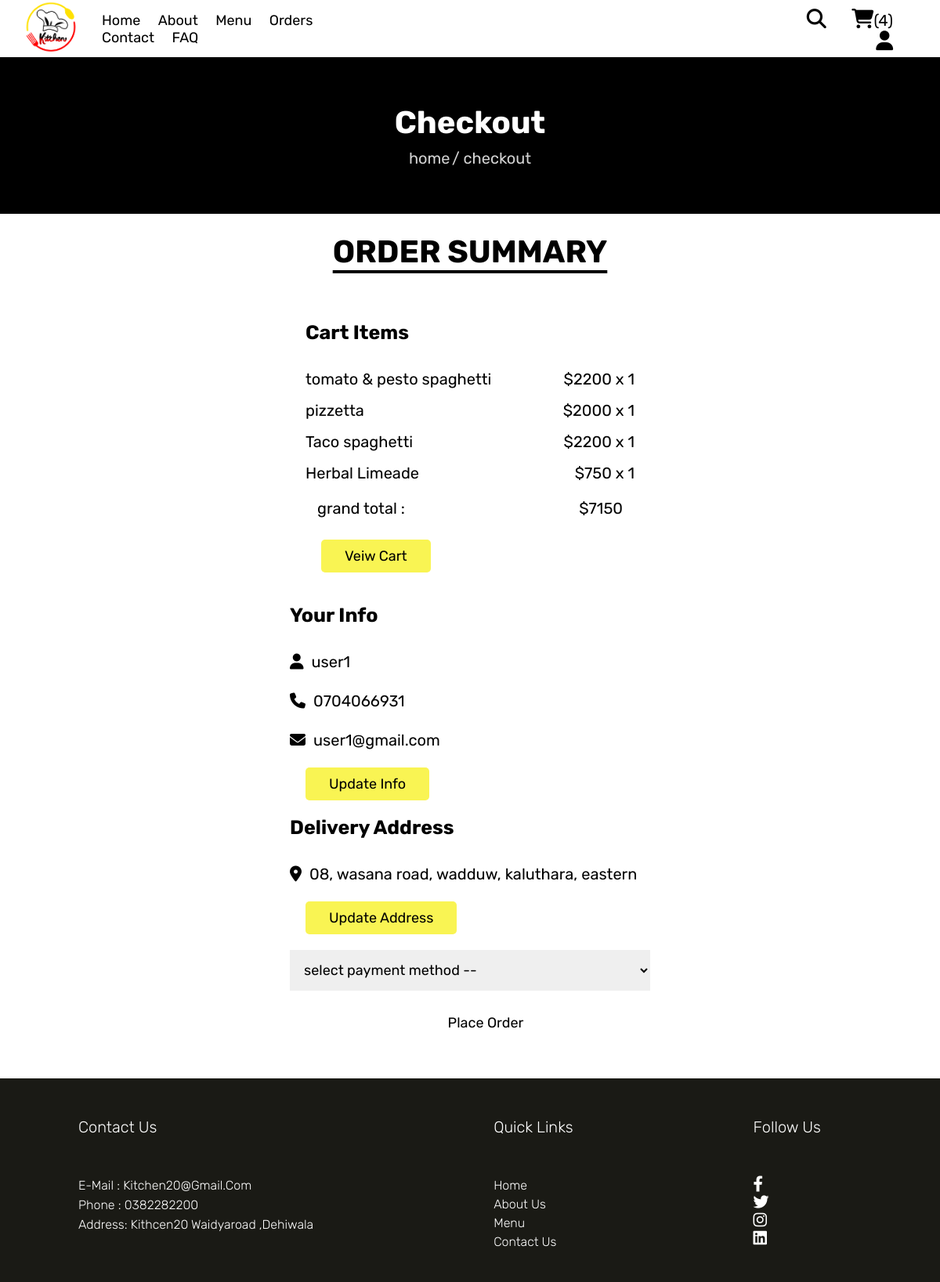
The page /checkout.php (signed in) on the database its author committed.
### tables this page shows
CREATE TABLE IF NOT EXISTS `cart` (
  `id` int NOT NULL AUTO_INCREMENT,
  `user_id` int NOT NULL,
  `name` varchar(100) NOT NULL,
  `price` int NOT NULL,
  `qty` int NOT NULL,
  `image` varchar(100) NOT NULL,
  PRIMARY KEY (`id`)
);

CREATE TABLE IF NOT EXISTS `users` (
  `id` int NOT NULL AUTO_INCREMENT,
  `name` varchar(20) NOT NULL,
  `email` varchar(50) NOT NULL,
  `number` varchar(10) NOT NULL,
  `password` varchar(50) NOT NULL,
  `address` varchar(500) NOT NULL,
  PRIMARY KEY (`id`)
);

### checkout.php (the view, shortened to what this page needs)
<?php
include 'component/connect.php';
if(isset($_SESSION['user_id'])){
   $user_id = $_SESSION['user_id'];
}else{
   $user_id = '';
   header('location:home.php');
};
?>
<!DOCTYPE html>
<html lang="en">
<head>
   <link rel="stylesheet" href="https://cdnjs.cloudflare.com/ajax/libs/font-awesome/6.1.1/css/all.min.css">
   <link rel="stylesheet" href="css/style.css">
</head>
<body>
<?php include 'component/user_header.php'; ?>
<div class="heading">
   <h3>checkout</h3>
   <p><a href="home.php">home</a> <span> / checkout</span></p>
</div>
<section class="checkout">
   <h1 class="title">order summary</h1>
<form action="" method="post">
   <div class="cart-items">
      <h3>cart items</h3>
      <?php
         $grand_total = 0;
         $select_cart = $conn->prepare("SELECT * FROM `cart` WHERE user_id = ?");
         $select_cart->execute([$user_id]);
         if($select_cart->rowCount() > 0){
            while($fetch_cart = $select_cart->fetch(PDO::FETCH_ASSOC)){
               $grand_total += ($fetch_cart['price'] * $fetch_cart['qty']);
      ?>
      <p><span class="name"><?= $fetch_cart['name']; ?></span><span class="price">$<?= $fetch_cart['price']; ?> x <?= $fetch_cart['qty']; ?></span></p>
      <?php
            }
         }else{
            echo '<p class="empty">your cart is empty!</p>';
         }
      ?>
      <p class="grand-total"><span class="name">grand total :</span><span class="price">$<?= $grand_total; ?></span></p>
      <a href="cart.php" class="btn">veiw cart</a>
   </div>
   <div class="user-info">
      <h3>your info</h3>
      <p><i class="fas fa-user"></i><span><?= $fetch_profile['name'] ?></span></p>
      <p><i class="fas fa-phone"></i><span><?= $fetch_profile['number'] ?></span></p>
      <p><i class="fas fa-envelope"></i><span><?= $fetch_profile['email'] ?></span></p>
      <a href="update_profile.php" class="btn">update info</a>
      <h3>delivery address</h3>
      <p><i class="fas fa-map-marker-alt"></i><span><?php if($fetch_profile['address'] == ''){echo 'please enter your address';}else{echo $fetch_profile['address'];} ?></span></p>
      <a href="update_address.php" class="btn">update address</a>
      <select name="method" class="box" required>
         <option value="" disabled selected>select payment method --</option>
      </select>
      <input type="submit" value="place order" class="btn <?php if($fetch_profile['address'] == ''){echo 'disabled';} ?>" style="width:100%; background:var(--red); color:var(--white);" name="submit">
   </div>
</form>
</section>
<?php include 'component/footer.php'; ?>
</body>
</html>

### css/style.css (style rules this page uses)
* { font-family:'Rubik',sans-serif; margin:0; padding:0; box-sizing:border-box; outline:none; border:none; text-decoration:none; }
html { font-size:62.5%; scroll-behavior:smooth; stop-opacity:7rem; }
.btn, .delete-btn { margin-top:1rem; display: inline-block; font-size:1rem; padding:1rem 3rem; cursor: pointer; text-transform: capitalize; transition: .2 linear; }
.btn { background-color:#F9F453; color:black; border-radius:5px; font-size:1.8rem; margin-right:3rem; margin-left: 2rem; }
.title { text-align: center; margin-bottom:2.5rem; margin-top:2.5rem; font-size:4rem; color: black; text-transform:uppercase; text-decoration: underline; text-underline-offset:1rem; margin-top:2.5rem; }
.heading { display: flex; align-items: center; justify-content: center; gap:1rem; flex-flow: column; background-color: black; min-height:20rem ; }
.heading h3 { font-size:4rem; color:white; text-transform: capitalize; }
.heading a { font-size:2rem; }
.heading p a { color: lightgrey; }
.heading p span { color: lightgrey; font-size:2rem; }
.checkout form { max-width: 50rem; margin:0 auto; border:black; padding:2rem; }
.checkout form h3 { font-size: 2.5rem; text-transform: capitalize; padding: 2rem 0; color:var(--black); }
.checkout form .cart-items { background-color: var(--black); padding:2rem; padding-top: 0; }
.checkout form .cart-items h3 { color:var(--white); }
.checkout form .cart-items p { display: flex; align-items: center; gap:1.5rem; justify-content: space-between; margin:1rem 0; line-height: 1.5; font-size: 2rem; }
.checkout form .cart-items p .name { color:var(--light-color); }
.checkout form .cart-items p .price { color:var(--yellow); }
.checkout form .cart-items .grand-total { background-color: var(--white); padding:.5rem 1.5rem; }
.checkout form .cart-items .grand-total .price { color:var(--red); }
.checkout form .user-info p { font-size: 2rem; line-height: 1.5; padding:1rem 0; }
.checkout form .user-info p i { color:var(--light-color); margin-right: 1rem; }
.checkout form .user-info p span { color:var(--black); }
.checkout form .user-info .box { width: 100%; border:var(--border); padding:1.4rem; margin-top: 2rem; margin-bottom: 1rem; font-size: 1.8rem; }

### rows shown on the page
cart: name "tomato & pesto spaghetti", price "2200", qty "1"
cart: name "pizzetta", price "2000", qty "1"
cart: name "Taco spaghetti", price "2200", qty "1"
cart: name "Herbal Limeade", price "750", qty "1"
users: name "user1", number "0704066931", email "user1@gmail.com", address "08, wasana road, wadduw, kaluthara, eastern", submit "place order"

### other values the page prints
$total_cart_items "4"
$grand_total "7150"
